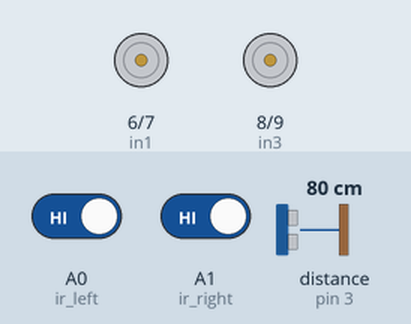
A sketch run on a simulated Arduino Uno, built with avr-gcc and run on an emulated ATmega328P. Shown: motor-driver pin pairs drawn as motors (green arrow = first pin HIGH = forward, orange = second pin HIGH = backward, longer = more drive, scaled by the enable pin). Wiring (inferred from the names in the program): ultrasonic range finder: trigger A2; echo pin 3. The test bench sets the inputs (shaded band); at power-on: distance to the obstacle (sensor on pin 3) 80 cm, A0 (ir_left) HIGH, A1 (ir_right) HIGH. The echo pulse lasts 58.3 µs per cm.

Above: at 1.7 s.
1.8 s: distance to the obstacle (sensor on pin 3) set to 33 cm
3.5 s: distance to the obstacle (sensor on pin 3) set to 27 cm
At 4.3 s:
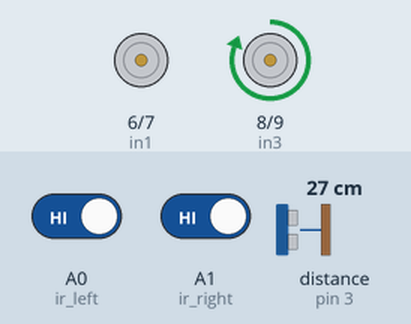
At 6.3 s:
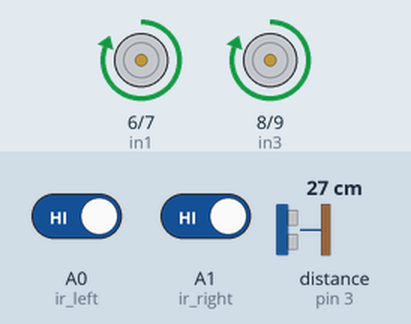
Timing chart, 0 to 15.5 s (numbered marks = the images above; inputs shaded):
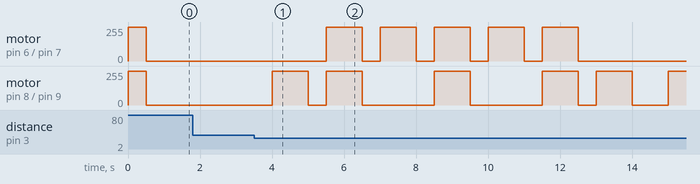

The sketch:

final.ino
```cpp
/*
  *University of Computer Studies, Mandalay(UCSM)
  *2023-2024 Acmadic year
  *Second year second semester project
  *Obstacle avoiding and line following car using arduino
*/

//Define motor
#define enA 5
#define in1 6
#define in2 7
#define in3 8
#define in4 9
#define enB 10

//Define ultrasonic sensor
#define trig A2
#define echo 3

//Define ir sensor
#define ir_left A0 //Left
#define ir_right A1 //Right

//For ultrasonic sensor
long duration;
int distance;

//For motor
int wait_millis=500;

//Set motor speed
int speed=255;
int r_speed=200;

/*
  *int light_threshold=650;
  *int line_number;
*/

//Read distance
int ultrasonic()
{
  //This function will return distance
  digitalWrite(trig, LOW);
  delayMicroseconds(2);
  //Active trig for 10 microsecond
  digitalWrite(trig, HIGH);
  delayMicroseconds(10);
  digitalWrite(trig, LOW);
  //Read the echo pin,return soundwave travel time in microseconds
  duration=pulseIn(echo, HIGH);
  //Calculate distance
  distance=duration * 0.034 / 2;
  //Serial.print("Distance: ");
  //Serial.print(distance);
  //Serial.println(" cm");
  return distance;
}

//Read left sensor value
int r_left()
{
  int r_left=digitalRead(ir_left);
  //Serial.print(r_left);
  return r_left;
}

//Read right sensor value
int r_right()
{
  int r_right=digitalRead(ir_right);
  //Serial.print(r_right);
  return r_right;
}

void setup() {
  // put your setup code here, to run once:
  //Setup motor
  pinMode(enA, OUTPUT);
  pinMode(in1, OUTPUT);
  pinMode(in2, OUTPUT);
  pinMode(in3, OUTPUT);
  pinMode(in4, OUTPUT);
  pinMode(enB, OUTPUT);

  //Setup ultrasonic
  pinMode(trig, OUTPUT);
  pinMode(echo, INPUT);

  //Setup ir sensor
  pinMode(ir_left, INPUT);
  pinMode(ir_right, INPUT);

  //Set motor forward
  digitalWrite(in1, HIGH);
  digitalWrite(in2, LOW);
  digitalWrite(in3, HIGH);
  digitalWrite(in4, LOW);
  //Set motor speed
  analogWrite(enA, speed);
  analogWrite(enB, speed);
  //Wait a second
  delay(wait_millis);
  //Break
  analogWrite(enA, 0);
  analogWrite(enB, 0);
}

void loop() {
  // put your main code here, to run repeatedly:
  //while(true){
    int dist = ultrasonic();
    //Serial.printf("Distance is %s cm\n",dist);
    if(dist < 30)
    {
      //Serial.print("Avoid!");
      //backward();
      //turnLeft();
      //turnLeft();
       avoid();
    }
    else
    {
      int v_left = r_left();
      int v_right = r_right();
      //Both
      if(v_left == LOW && v_right == LOW) forward();
      //
      else if(v_left == LOW && v_right == HIGH) turn_left();
      //
      else if(v_left == HIGH && v_right == LOW) turn_right();
      //
      else if(v_left == HIGH && v_right == HIGH) stop();
      else stop();
    }
  //}

  //Testing
  /*while(Serial.available())
  {
    char c=Serial.read();
    switch(c)
    {
      case 'w':forward();break;
      case 's':backward();break;
      case 'a':turn_left();break;
      case 'd':turn_right();break;
      default:stop();
    }
  }*/

}

//Turn forward
void forward()
{
  //Serial.print("Move forward");
  //Set motor forward
  digitalWrite(in1, HIGH);
  digitalWrite(in2, LOW);
  digitalWrite(in3, HIGH);
  digitalWrite(in4, LOW);
  //Set motor speed
  analogWrite(enA, speed);
  analogWrite(enB, speed);
  //Wait a second
  delay(wait_millis);
  //Break
  analogWrite(enA, 0);
  analogWrite(enB, 0);
}

//Turn left
void turn_left()
{
  //Serial.print("Adjust to left");
  //Set motor to left
  digitalWrite(in1, LOW);
  digitalWrite(in2, LOW);
  digitalWrite(in3, HIGH);
  digitalWrite(in4, LOW);
  //Set speed
  //analogWrite(enA, speed);
  analogWrite(enB, r_speed);
  //Wait a second
  delay(wait_millis);
  //Break
  analogWrite(enA, 0);
  analogWrite(enB, 0);
}

//Turn right
void turn_right()
{
  //Serial.print("Adjust to right");
  //Set motor to right
  digitalWrite(in1, HIGH);
  digitalWrite(in2, LOW);
  digitalWrite(in3, LOW);
  digitalWrite(in4, LOW);
  //Set speed
  analogWrite(enA, r_speed);
  //analogWrite(enB, speed);
  //Wait a second
  delay(wait_millis);
  //Break
  analogWrite(enA, 0);
  analogWrite(enB, 0);
}

//Set backward
void backward()
{
  //Serial.print("MOve backward");
  //Set motor to backward
  digitalWrite(in2, HIGH);
  digitalWrite(in4, HIGH);
  //Set speed
  analogWrite(enA, speed);
  analogWrite(enB, speed);
  //Wait a second
  delay(wait_millis);
  //Break
  analogWrite(enA, 0);
  analogWrite(enB, 0);
}

//Set stop
void stop()
{
  //Serial.print("Stop");
  //Set motor STOP
  digitalWrite(in1, LOW);
  digitalWrite(in2, LOW);
  digitalWrite(in3, LOW);
  digitalWrite(in4, LOW);
}

//
void stop(int time){
  digitalWrite(in1, LOW);
  digitalWrite(in2, LOW);
  digitalWrite(in3, LOW);
  digitalWrite(in4, LOW);
  delay(time);
}
//Avoid
/*void avoid()
{
  digitalWrite(in2, LOW);
}*/

void avoid() {
  stop(wait_millis);
  //180 De
  digitalWrite(in1, LOW);
  digitalWrite(in2, LOW);
  digitalWrite(in3, HIGH);
  digitalWrite(in4, LOW);
  analogWrite(enA, 0);
  analogWrite(enB, 255);
  delay(1000);
  stop(wait_millis);
  //forward
  digitalWrite(in1, HIGH);
  digitalWrite(in2 ,LOW);
  digitalWrite(in3, HIGH);
  digitalWrite(in4, LOW);
  analogWrite(enA, speed);
  analogWrite(enB, speed);
  delay(1000);
  stop(wait_millis);
  //Turn right 90 De
  digitalWrite(in1, HIGH);
  digitalWrite(in2 ,LOW);
  digitalWrite(in3, LOW);
  digitalWrite(in4 ,LOW);
  analogWrite(enA, 255);
  analogWrite(enB, 0);
  delay(1000);
  stop(wait_millis);
  //forward
  digitalWrite(in1, HIGH);
  digitalWrite(in2 ,LOW);
  digitalWrite(in3, HIGH);
  digitalWrite(in4, LOW);
  analogWrite(enA, speed);
  analogWrite(enB, speed);
  delay(1000);
  stop(wait_millis);
  //Turn right
  digitalWrite(in1, HIGH);
  digitalWrite(in2, LOW);
  digitalWrite(in3 ,LOW);
  digitalWrite(in4, LOW);
  analogWrite(enA, 255);
  analogWrite(enB, 0);
  delay(1000);
  stop(wait_millis);
  //forward
  digitalWrite(in1, HIGH);
  digitalWrite(in2 ,LOW);
  digitalWrite(in3, HIGH);
  digitalWrite(in4, LOW);
  analogWrite(enA, speed);
  analogWrite(enB, speed);
  delay(1000);
  stop(wait_millis);
  //Turn left
  digitalWrite(in1, LOW);
  digitalWrite(in2, LOW);
  digitalWrite(in3, HIGH);
  digitalWrite(in4, LOW);
  analogWrite(enA,0);
  analogWrite(enB,255);
  delay(1000);
  stop(wait_millis);
}
```

Measured:
- the behaviour switches between 31 and 30 cm on distance to the obstacle (sensor on pin 3) (found by bisection; images 0 and 1)
- after the input at 1.8 s, every drawn part: stays the same
